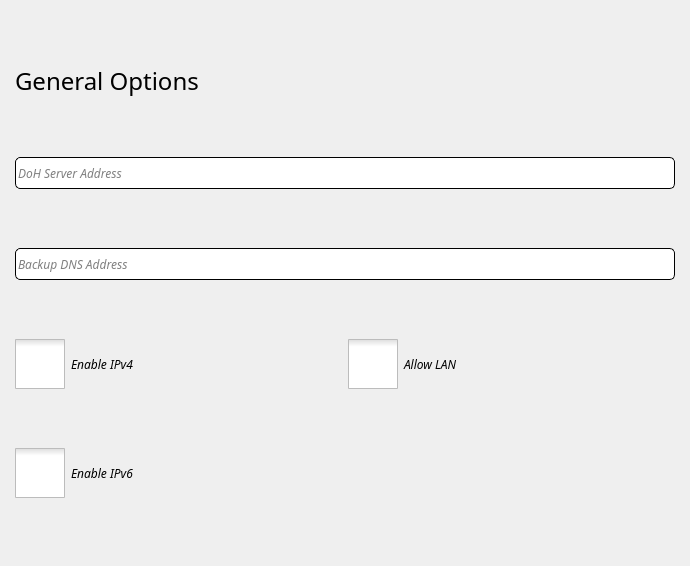
<?xml version="1.0" encoding="UTF-8"?>
<ui version="4.0">
 <class>GeneralPage</class>
 <widget class="QWidget" name="GeneralPage">
  <property name="geometry">
   <rect>
    <x>0</x>
    <y>0</y>
    <width>690</width>
    <height>566</height>
   </rect>
  </property>
  <property name="windowTitle">
   <string>Form</string>
  </property>
  <property name="styleSheet">
   <string notr="true">QLineEdit{
	width:auto;
	height:30px;
	border-radius: 5px;
	border: 1px solid black ;
}

QCheckBox::indicator{
	height: 50px;
	width: 50px;
}

QCheckBox::indicator::unchecked{
	image: url(:/icons/imgs/chk_off.png)
}

QCheckBox::indicator::checked{
	image: url(:/icons/imgs/chk_on.png)
}
</string>
  </property>
  <layout class="QGridLayout" name="gridLayout">
   <property name="leftMargin">
    <number>15</number>
   </property>
   <property name="rightMargin">
    <number>15</number>
   </property>
   <item row="1" column="0">
    <widget class="QLabel" name="label">
     <property name="sizePolicy">
      <sizepolicy hsizetype="Preferred" vsizetype="Fixed">
       <horstretch>0</horstretch>
       <verstretch>0</verstretch>
      </sizepolicy>
     </property>
     <property name="font">
      <font>
       <family>Smiley Sans</family>
       <pointsize>18</pointsize>
      </font>
     </property>
     <property name="text">
      <string>General Options</string>
     </property>
    </widget>
   </item>
   <item row="2" column="0" colspan="2">
    <widget class="QLineEdit" name="dohUrl">
     <property name="sizePolicy">
      <sizepolicy hsizetype="Expanding" vsizetype="Fixed">
       <horstretch>0</horstretch>
       <verstretch>0</verstretch>
      </sizepolicy>
     </property>
     <property name="font">
      <font>
       <family>Smiley Sans</family>
       <italic>true</italic>
      </font>
     </property>
     <property name="placeholderText">
      <string>DoH Server Address</string>
     </property>
     <property name="clearButtonEnabled">
      <bool>true</bool>
     </property>
    </widget>
   </item>
   <item row="6" column="0">
    <widget class="QCheckBox" name="enV6">
     <property name="font">
      <font>
       <family>Smiley Sans</family>
       <italic>true</italic>
      </font>
     </property>
     <property name="text">
      <string>Enable IPv6</string>
     </property>
    </widget>
   </item>
   <item row="5" column="1">
    <widget class="QCheckBox" name="allowLan">
     <property name="font">
      <font>
       <family>Smiley Sans</family>
       <italic>true</italic>
      </font>
     </property>
     <property name="layoutDirection">
      <enum>Qt::LeftToRight</enum>
     </property>
     <property name="text">
      <string>Allow LAN</string>
     </property>
    </widget>
   </item>
   <item row="5" column="0">
    <widget class="QCheckBox" name="enV4">
     <property name="font">
      <font>
       <family>Smiley Sans</family>
       <italic>true</italic>
      </font>
     </property>
     <property name="text">
      <string>Enable IPv4</string>
     </property>
    </widget>
   </item>
   <item row="3" column="0" colspan="2">
    <widget class="QLineEdit" name="dnsAddr">
     <property name="font">
      <font>
       <family>Smiley Sans</family>
       <italic>true</italic>
      </font>
     </property>
     <property name="placeholderText">
      <string>Backup DNS Address</string>
     </property>
     <property name="clearButtonEnabled">
      <bool>true</bool>
     </property>
    </widget>
   </item>
  </layout>
 </widget>
 <resources/>
 <connections/>
</ui>
